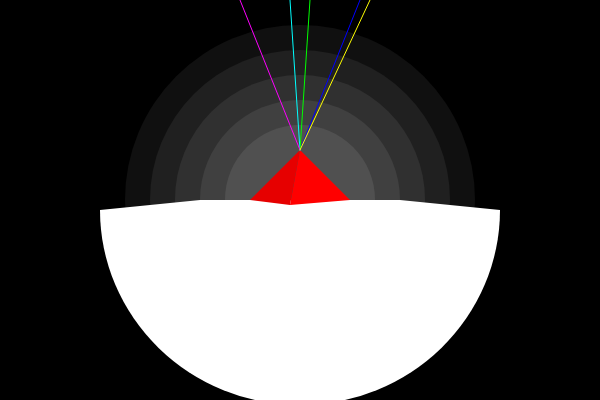
Frame 1 (no input)
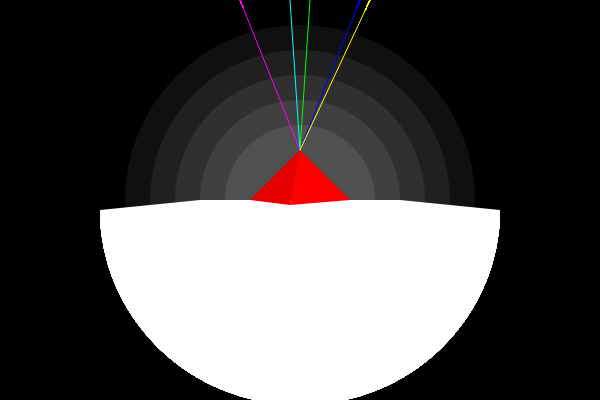
Frame 60 (no input)
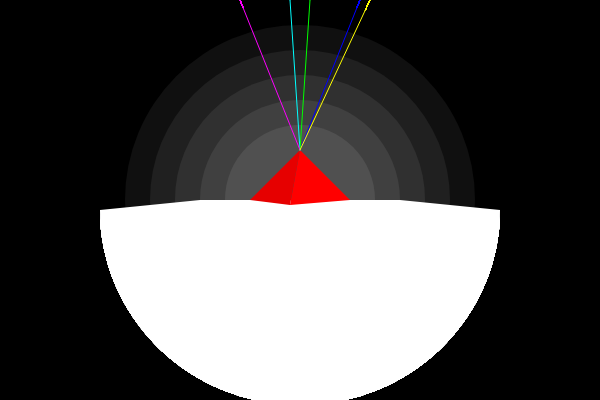
Frame 120 (the mouse pressed at the canvas centre since frame 60)

The p5.js sketch that drew these frames (run headless with seeded random() and noise() and a simulated clock; from frame 60 on, the mouse is pressed at the canvas centre):

// p5.js sketch
// ── sketch.js
function setup() {

  createCanvas(600, 400);

  background(0);

  

}



function draw() {

  noStroke();

  fill(0);

  ellipse(300, 200, 400);

  fill(16);

  ellipse(300, 200, 350);

  fill(32);

  ellipse(300, 200, 300);

  fill(48);

  ellipse(300, 200, 250);

  fill(64);

  ellipse(300, 200, 200);

  fill(80);

  ellipse(300, 200, 150);

  fill(256);

  quad(100, 210, 500, 210, 400, 200, 200, 200);

  fill(256, 0, 0);

  triangle(290, 205, 300, 150, 350, 200);

  fill(230, 0, 0);

  triangle(290, 205, 300, 150, 250, 200);

  fill(256);

  arc(300, 210, 400, 390, radians(0), radians(180));

  stroke(0, 256, 256);

  line(300, 150, 290, 0);

  stroke(0, 0, 256);

  line(300, 150, 360, 0);

  stroke(0, 256, 0);

  line(300, 150, 310, 0);

  stroke(256, 0, 256);

  line(300, 150, 240, 0);

  stroke(256, 256, 0);

  line(300, 150, 370, 0);

}
